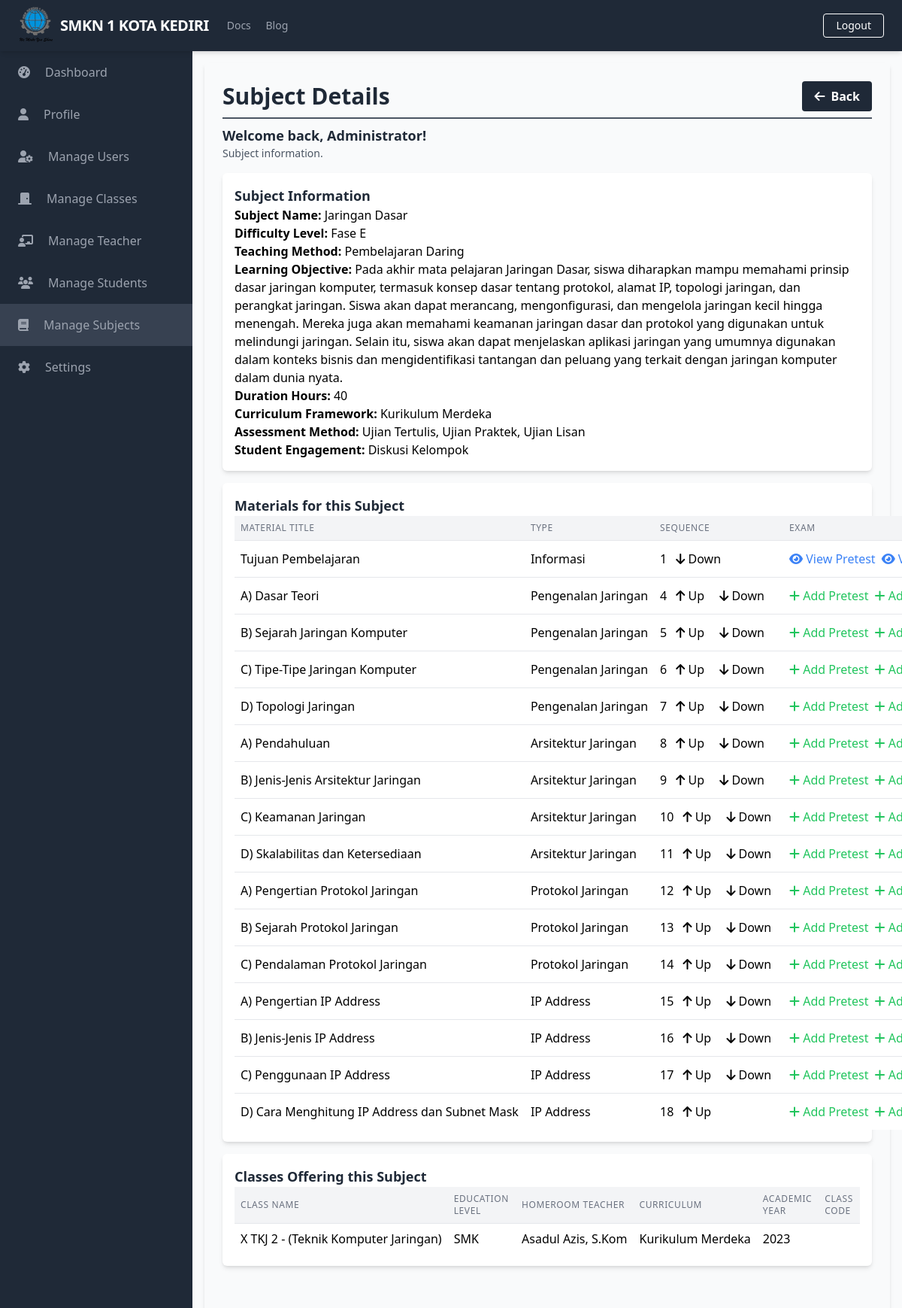
Page /manage_subjects/manage_subjects_detail.php?id=1 (signed in, upper part) on the earlier database version.
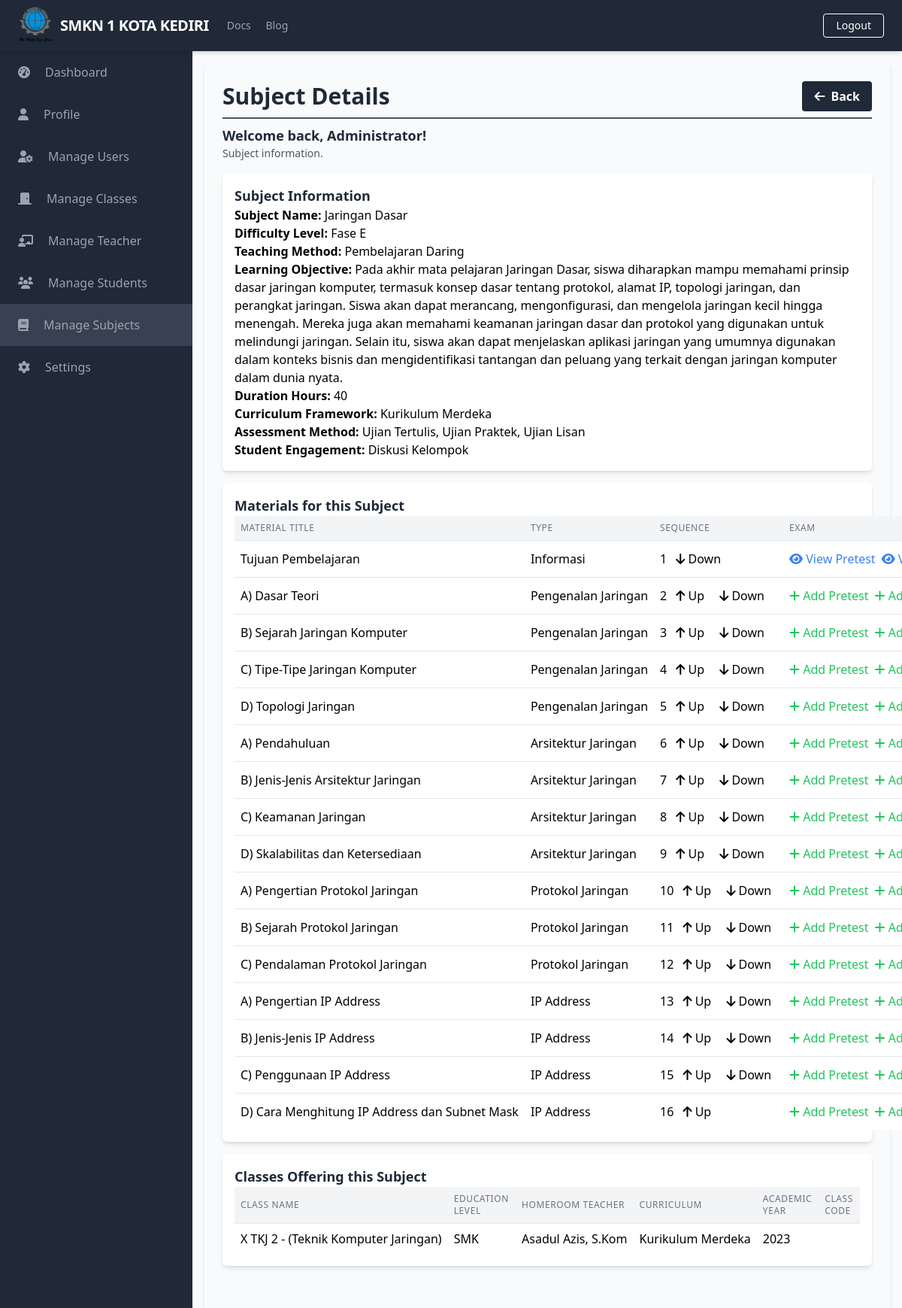
Same page on the later database version.
### tables this page shows
CREATE TABLE `Subjects` (
  `SubjectID` int(11) NOT NULL,
  `SubjectName` varchar(255) DEFAULT NULL,
  `DifficultyLevel` varchar(50) DEFAULT NULL,
  `TeachingMethod` varchar(100) DEFAULT NULL,
  `LearningObjective` text DEFAULT NULL,
  `DurationHours` int(11) DEFAULT NULL,
  `CurriculumFramework` varchar(100) DEFAULT NULL,
  `AssessmentMethod` varchar(100) DEFAULT NULL,
  `StudentEngagement` varchar(100) DEFAULT NULL,
  `TeacherID` int(11) DEFAULT NULL
);

CREATE TABLE `Materials` (
  `MaterialID` int(11) NOT NULL,
  `SubjectID` int(11) DEFAULT NULL,
  `TitleMaterial` varchar(255) DEFAULT NULL,
  `Type` varchar(50) DEFAULT NULL,
  `Content` longtext DEFAULT NULL,
  `Link` varchar(255) DEFAULT NULL,
  `Sequence` int(11) DEFAULT NULL
);

CREATE TABLE `Classes` (
  `ClassID` int(11) NOT NULL,
  `ClassName` varchar(50) DEFAULT NULL,
  `EducationLevel` varchar(20) DEFAULT NULL,
  `HomeroomTeacher` varchar(50) DEFAULT NULL,
  `Curriculum` varchar(50) DEFAULT NULL,
  `AcademicYear` varchar(20) DEFAULT NULL,
  `ClassCode` varchar(20) DEFAULT NULL
);

### public/manage_subjects/manage_subjects_detail.php (the view, shortened to what the rows shown need)
<?php
require_once('../../database/connection.php');
$errors = array();
$subjectData = array();
$classesData = array();
if (isset($_GET['id'])) {
    $subjectID = $_GET['id'];
    $query = "SELECT s.SubjectID, s.SubjectName, s.DifficultyLevel, s.TeachingMethod, s.LearningObjective, s.DurationHours, s.CurriculumFramework, s.AssessmentMethod, s.StudentEngagement
              FROM Subjects s
              WHERE s.SubjectID = $subjectID";
    $result = $conn->query($query);
    if ($result->num_rows > 0) {
        $subjectData = $result->fetch_assoc();
    } else {
        $errors[] = "Subject not found.";
    }
    $query = "SELECT c.ClassName, c.EducationLevel, CONCAT(u.FullName, ', ', t.AcademicDegree) AS HomeroomTeacher, c.Curriculum, c.AcademicYear, c.ClassCode
          FROM ClassSubjects cs
          INNER JOIN Classes c ON cs.ClassID = c.ClassID
          LEFT JOIN Teachers t ON c.HomeroomTeacher = t.TeacherID
          LEFT JOIN Users u ON t.UserID = u.UserID
          WHERE cs.SubjectID = $subjectID";
    $result = $conn->query($query);
    if ($result->num_rows > 0) {
        while ($row = $result->fetch_assoc()) {
            $classesData[] = $row;
        }
    }
    $materialsData = array();
    $materialQuery = "SELECT m.MaterialID, m.TitleMaterial, m.Type, m.Content, m.Link, m.Sequence
              FROM Materials m
              WHERE m.SubjectID = $subjectID
              ORDER BY m.Sequence";
    $materialResult = $conn->query($materialQuery);
    if ($materialResult->num_rows > 0) {
        while ($materialRow = $materialResult->fetch_assoc()) {
            $materialsData[] = $materialRow;
        }
    }
}
?>
<?php include_once('../components/header.php'); ?>
<div class="h-screen flex flex-col">
    <div class="flex-grow bg-gray-50 flex flex-row shadow-md">
        <main class="bg-gray-50 flex flex-col flex-1 overflow-y-scroll h-screen flex-shrink-0 sc-hide pb-40">
            <div class="flex items-start justify-start p-6 shadow-md m-4 flex-1 flex-col">
                <div class="flex flex-row justify-between items-center w-full border-b-2 border-gray-600 mb-2 pb-2">
                    <h1 class="text-3xl text-gray-800 font-semibold w-full">Subject Details</h1>
                </div>
                <div class="flex flex-col w-full">
                    <div class="flex flex-row justify-between items-center w-full mb-2 pb-2">
                        <div>
                            <h2 class="text-lg text-gray-800 font-semibold">Welcome back, <?php echo $_SESSION['FullName']; ?>!</h2>
                        </div>
                    </div>
                    <?php if (!empty($subjectData)) : ?>
                        <div class="bg-white shadow-md p-4 rounded-md">
                            <h3 class="text-lg font-semibold text-gray-800">Subject Information</h3>
                            <p><strong>Subject Name:</strong> <?php echo $subjectData['SubjectName']; ?></p>
                            <p><strong>Difficulty Level:</strong> <?php echo $subjectData['DifficultyLevel']; ?></p>
                            <p><strong>Teaching Method:</strong> <?php echo $subjectData['TeachingMethod']; ?></p>
                            <p><strong>Learning Objective:</strong> <?php echo $subjectData['LearningObjective']; ?></p>
                            <p><strong>Duration Hours:</strong> <?php echo $subjectData['DurationHours']; ?></p>
                            <p><strong>Curriculum Framework:</strong> <?php echo $subjectData['CurriculumFramework']; ?></p>
                            <p><strong>Assessment Method:</strong> <?php echo $subjectData['AssessmentMethod']; ?></p>
                            <p><strong>Student Engagement:</strong> <?php echo $subjectData['StudentEngagement']; ?></p>
                        </div>
                        <?php if (!empty($materialsData)) : ?>
                            <div class="mt-4 bg-white shadow-md p-4 rounded-md">
                                <h3 class="text-lg font-semibold text-gray-800">Materials for this Subject</h3>
                                <table class="min-w-full divide-y divide-gray-200">
                                    <thead class="bg-gray-100">
                                        <tr>
                                            <th class="px-2 py-2 text-left text-xs font-medium text-gray-500 uppercase tracking-wider">Material Title</th>
                                            <th class="px-2 py-2 text-left text-xs font-medium text-gray-500 uppercase tracking-wider">Type</th>
                                            <th class="px-2 py-2 text-left text-xs font-medium text-gray-500 uppercase tracking-wider">Sequence</th>
                                            <th class="px-2 py-2 text-left text-xs font-medium text-gray-500 uppercase tracking-wider">Exam</th>
                                        </tr>
                                    </thead>
                                    <tbody class="bg-white divide-y divide-gray-200">
                                        <?php $uniqueMaterials = array(); ?>
                                        <?php foreach ($materialsData as $index => $material) : ?>
                                            <?php if (!in_array($material['MaterialID'], $uniqueMaterials)) : ?>
                                                <tr>
                                                    <td class="px-2 py-2 whitespace-nowrap">
                                                        <?php echo $material['TitleMaterial']; ?>
                                                    </td>
                                                    <td class="px-2 py-2 whitespace-nowrap">
                                                        <?php echo $material['Type']; ?>
                                                    </td>
                                                    <td class="px-2 py-2 whitespace-nowrap">
                                                        <?php echo $material['Sequence']; ?>
                                                        <?php if ($index > 0) : ?>
                                                            <button class="move-material-up hover:bg-gray-200 py-1 px-2" data-material-id="<?php echo $material['MaterialID']; ?>">
                                                                <i class="fas fa-arrow-up"></i> Up
                                                            </button>
                                                        <?php endif; ?>
                                                        <?php if ($index < count($materialsData) - 1) : ?>
                                                            <button class="move-material-down hover:bg-gray-200 py-1 px-2" data-material-id="<?php echo $material['MaterialID']; ?>">
                                                                <i class="fas fa-arrow-down"></i> Down
                                                            </button>
                                                        <?php endif; ?>
                                                    </td>
                                                    <td class="px-2 py-2 whitespace-nowrap">
                                                        <?php
                                                        $pretestExists = false;
                                                        $posttestExists = false;
                                                        $testQuery = "SELECT TestType FROM Tests WHERE MaterialID = {$material['MaterialID']}";
                                                        $testResult = $conn->query($testQuery);
                                                        while ($testRow = $testResult->fetch_assoc()) {
                                                            if ($testRow['TestType'] === 'Pretest') {
                                                                $pretestExists = true;
                                                            } elseif ($testRow['TestType'] === 'Post-test') {
                                                                $posttestExists = true;
                                                            }
                                                        }
                                                        if (!$pretestExists) {
                                                            echo '<a href="../manage_exams/manage_exams_add_test.php?material_id=' . $material['MaterialID'] . '&type=Pretest" class="text-green-500 hover:underline"><i class="fas fa-plus"></i> Add Pretest</a>';
                                                        } else {
                                                            echo '<a href="../manage_exams/manage_exams_view_test.php?material_id=' . $material['MaterialID'] . '&type=Pretest" class="text-blue-500 hover:underline"><i class="fas fa-eye"></i> View Pretest</a>';
                                                        }
                                                        if (!$posttestExists) {
                                                            echo '<a href="../manage_exams/manage_exams_add_test.php?material_id=' . $material['MaterialID'] . '&type=Post-test" class="text-green-500 hover:underline ml-2"><i class="fas fa-plus"></i> Add Post Test</a>';
                                                        } else {
                                                            echo '<a href="../manage_exams/manage_exams_view_test.php?material_id=' . $material['MaterialID'] . '&type=Post-test" class="text-blue-500 hover:underline ml-2"><i class="fas fa-eye"></i> View Post Test</a>';
                                                        }
                                                        ?>
                                                    </td>
                                                </tr>
                                                <?php $uniqueMaterials[] = $material['MaterialID']; ?>
                                            <?php endif; ?>
                                        <?php endforeach; ?>
                                    </tbody>
                                </table>
                            </div>
                        <?php else : ?>
                            <div class="bg-white shadow-md p-4 rounded-md mt-4">
                                <p>No materials available for this subject.</p>
                            </div>
                        <?php endif; ?>
                        <?php if (!empty($classesData)) : ?>
                            <div class="mt-4 bg-white shadow-md p-4 rounded-md">
                                <h3 class="text-lg font-semibold text-gray-800">Classes Offering this Subject</h3>
                                <table class="min-w-full divide-y divide-gray-200">
                                    <thead class="bg-gray-100">
                                        <tr>
                                            <th class="px-2 py-2 text-left text-xs font-medium text-gray-500 uppercase tracking-wider">Class Name</th>
                                            <th class="px-2 py-2 text-left text-xs font-medium text-gray-500 uppercase tracking-wider">Education Level</th>
                                            <th class="px-2 py-2 text-left text-xs font-medium text-gray-500 uppercase tracking-wider">Homeroom Teacher</th>
                                            <th class="px-2 py-2 text-left text-xs font-medium text-gray-500 uppercase tracking-wider">Curriculum</th>
                                            <th class="px-2 py-2 text-left text-xs font-medium text-gray-500 uppercase tracking-wider">Academic Year</th>
                                            <th class="px-2 py-2 text-left text-xs font-medium text-gray-500 uppercase tracking-wider">Class Code</th>
                                        </tr>
                                    </thead>
                                    <tbody class="bg-white divide-y divide-gray-200">
                                        <?php foreach ($classesData as $class) : ?>
                                            <tr>
                                                <td class="px-2 py-2 whitespace-nowrap">
                                                    <?php echo $class['ClassName']; ?>
                                                </td>
                                                <td class="px-2 py-2 whitespace-nowrap">
                                                    <?php echo $class['EducationLevel']; ?>
                                                </td>
                                                <td class="px-2 py-2 whitespace-nowrap">
                                                    <?php echo $class['HomeroomTeacher']; ?>
                                                </td>
                                                <td class="px-2 py-2 whitespace-nowrap">
                                                    <?php echo $class['Curriculum']; ?>
                                                </td>
                                                <td class="px-2 py-2 whitespace-nowrap">
                                                    <?php echo $class['AcademicYear']; ?>
                                                </td>
                                                <td class="px-2 py-2 whitespace-nowrap">
                                                </td>
                                            </tr>
                                        <?php endforeach; ?>
                                    </tbody>
                                </table>
                            </div>
                        <?php else : ?>
                            <div class="bg-white shadow-md p-4 rounded-md mt-4">
                                <p>No classes offer this subject.</p>
                            </div>
                        <?php endif; ?>
                    <?php else : ?>
                        <div class="bg-white shadow-md p-4 rounded-md">
                            <p>No subject data available.</p>
                        </div>
                    <?php endif; ?>
                </div>
            </div>
        </main>
    </div>
</div>
</body>
</html>

Differences in the rows shown:
changed materials "A) Dasar Teori": Sequence "4" → "2"
changed materials "B) Sejarah Jaringan Komputer": Sequence "5" → "3"
changed materials "C) Tipe-Tipe Jaringan Komputer": Sequence "6" → "4"
changed materials "D) Topologi Jaringan": Sequence "7" → "5"
changed materials "A) Pendahuluan": Sequence "8" → "6"
changed materials "B) Jenis-Jenis Arsitektur Jaringan": Sequence "9" → "7"
changed materials "C) Keamanan Jaringan": Sequence "10" → "8"
changed materials "D) Skalabilitas dan Ketersediaan": Sequence "11" → "9"
changed materials "A) Pengertian Protokol Jaringan": Sequence "12" → "10"
changed materials "B) Sejarah Protokol Jaringan": Sequence "13" → "11"
changed materials "C) Pendalaman Protokol Jaringan": Sequence "14" → "12"
changed materials "A) Pengertian IP Address": Sequence "15" → "13"
changed materials "B) Jenis-Jenis IP Address": Sequence "16" → "14"
changed materials "C) Penggunaan IP Address": Sequence "17" → "15"
changed materials "D) Cara Menghitung IP Address dan Subnet Mask": Sequence "18" → "16"
